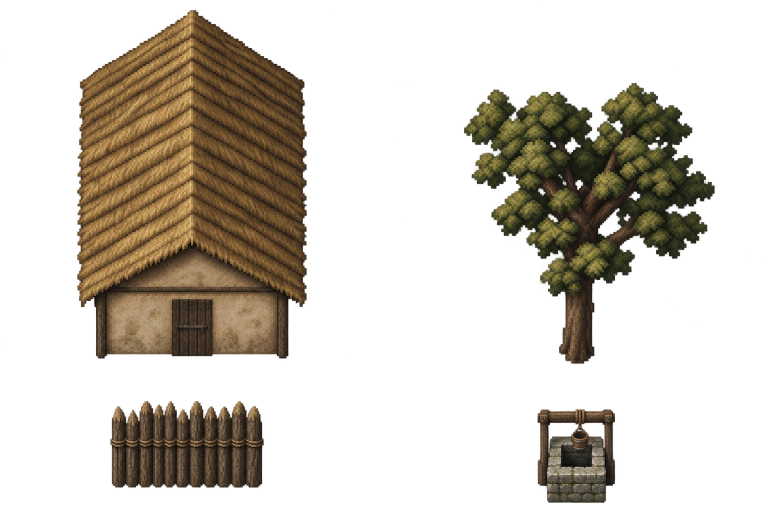
#> input picture native/client/assets/first-slice/village-v3/source/generated-atlas-retry.png, 1536 x 1024 px (shown at 1/2 size)
$ python transfer.py
#> lines starting #> are read from the running program, lines starting #| are printed output that depends on the picture; after the words box and inside, x2 and y2 are one past the last pixel; in counts of white or black regions, pixels touching at a corner belong together
"""Fixed atlas-grid material transfer. Never fits an object bounding box."""
from pathlib import Path
import hashlib,json
import numpy as np
from PIL import Image
ROOT=Path(__file__).resolve().parent.parent
SRC=ROOT/'source'
im=Image.open(SRC/'generated-atlas-retry.png').convert('RGBA')
#> im is the input picture: PIL image 1536x1024 RGBA; mean R, G, B, A 48.5, 39.1, 23.5, 76.2
if im.size!=(1536,1024):raise ValueError('This transfer requires the exact authored atlas grid')
a=np.array(im)
blocks=a.reshape(512,2,768,2,4).transpose(0,2,1,3,4).reshape(512,768,4,4)
# Choose a real sample closest to the block median; do not blur RGB by averaging.
median=np.median(blocks[:,:,:,:3],axis=2)
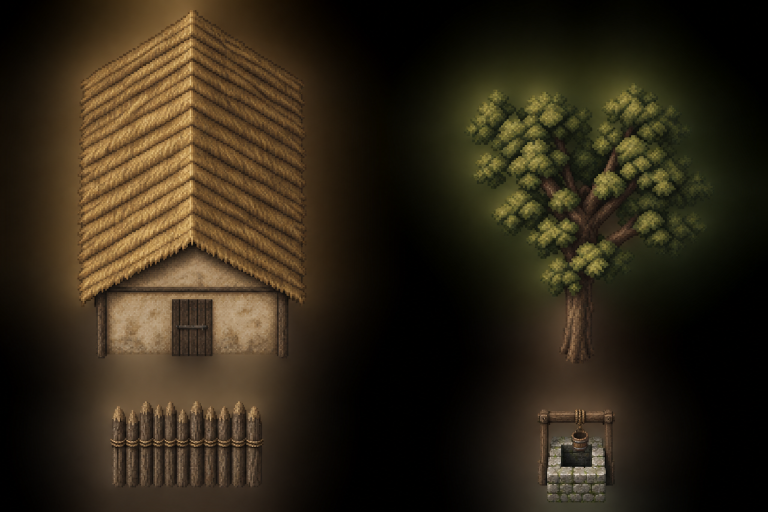
#> median: shape (512, 768, 3) float64; mean of channels 0, 1, 2 48.5, 39.1, 23.4; drawn as R, G, B
distance=((blocks[:,:,:,:3].astype(float)-median[:,:,None,:])**2).sum(3)
sample=distance.argmin(2)
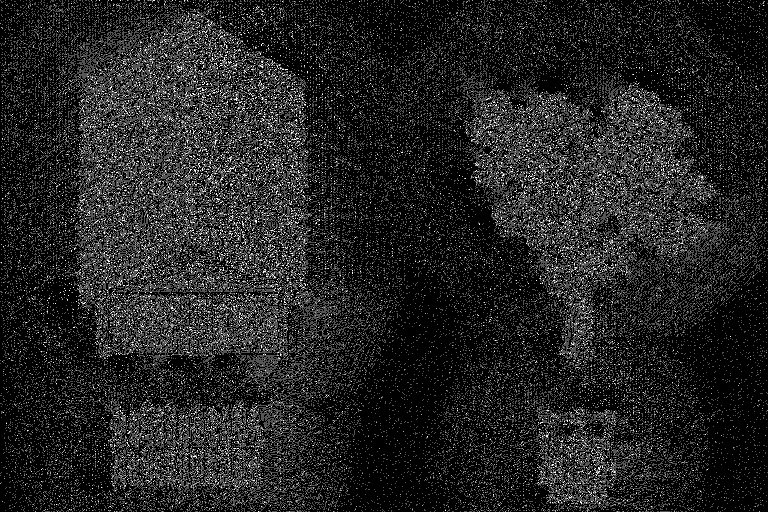
#> sample: shape (512, 768) int64; min 0, max 3, mean 0.42; drawn with min black and max white
native=np.take_along_axis(blocks,sample[:,:,None,None],axis=2)[:,:,0,:].copy()
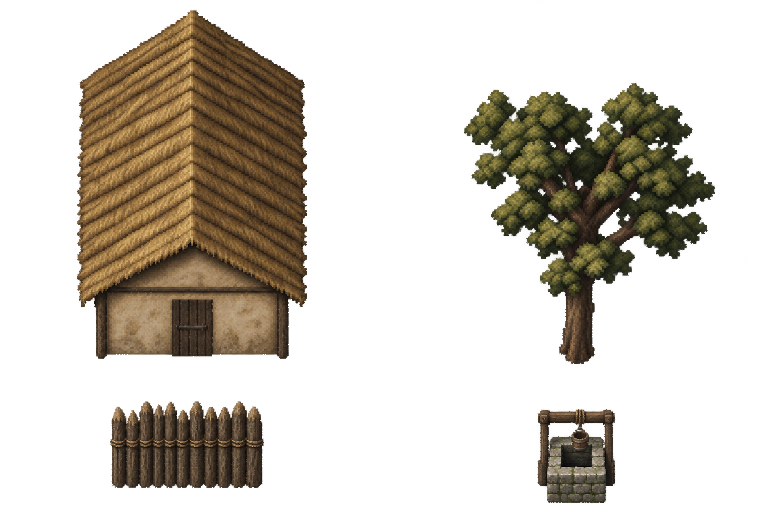
#> native: shape (512, 768, 4); mean of channels 0, 1, 2, 3 48.3, 39, 23.4, 76.2; transparent parts drawn white
# Generated RGB has colour in alpha-zero pixels; clear it after binary coverage.
native[:,:,3]=np.where((blocks[:,:,:,3]>=240).sum(2)>=2,255,0)
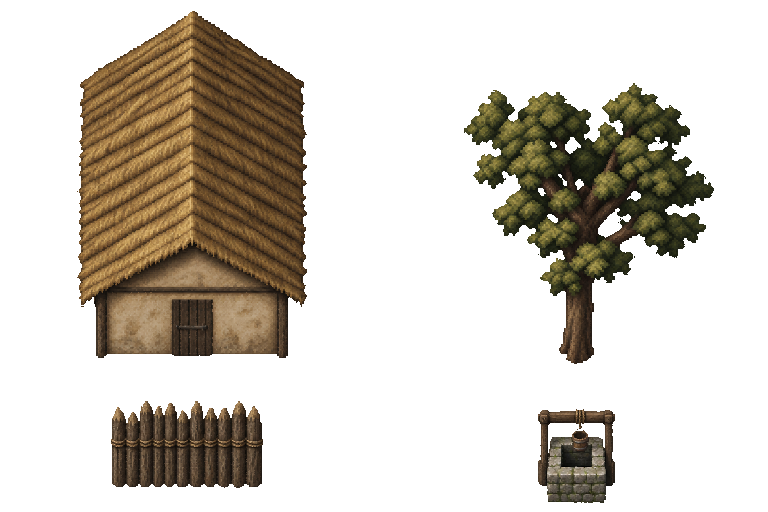
#> native: shape (512, 768, 4); mean of channels 0, 1, 2, 3 48.3, 39, 23.4, 75.3; transparent parts drawn white
native[native[:,:,3]==0]=0
atlas=Image.fromarray(native)
atlas.save(ROOT/'atlas-native.png')
clips=[];measurements=[]
out=ROOT/'sprites';out.mkdir(exist_ok=True)
for i,(identity,guide) in enumerate([('village-longhouse','longhouse'),('village-tree','mature-tree'),('village-palisade','palisade'),('village-well','square-well')]):
 x=(i%2)*384
 if i<2:frame=atlas.crop((x,0,x+384,384))
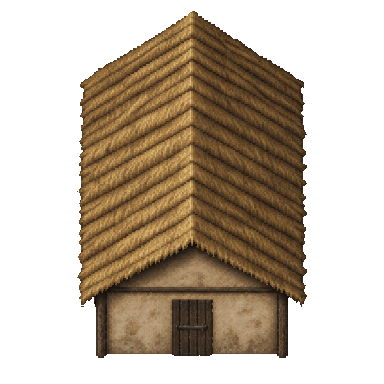
#> frame: PIL image 384x384 RGBA; mean R, G, B, A 53.9, 40.9, 25.1, 116.1; transparent parts drawn white
 else:
  frame=Image.new('RGBA',(384,384));frame.paste(atlas.crop((x,384,x+384,512)),(0,256))
 frame.save(out/(identity+'.png'))
 alpha=frame.getchannel('A')
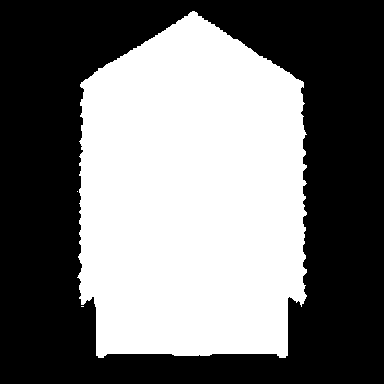
#> alpha: PIL image 384x384 L; 45.5% white; 3 white regions (2 under 20 px), largest, box (x1, y1, x2, y2) and area: (77, 11, 307, 358) 67103
 assert set(alpha.getdata())=={0,255}
 clips.append({'identity':identity,'action':'idle','direction':'front','frames':['sprites/'+identity+'.png'],'frame':[384,384],'anchor':[192,354],'pixels_per_metre':48,'fps':1,'loop':True})
 measurements.append({'identity':identity,'guide_bbox':Image.open(SRC/(guide+'-guide.png')).getbbox(),'paint_bbox':frame.getbbox(),'sha256':hashlib.sha256((out/(identity+'.png')).read_bytes()).hexdigest()})
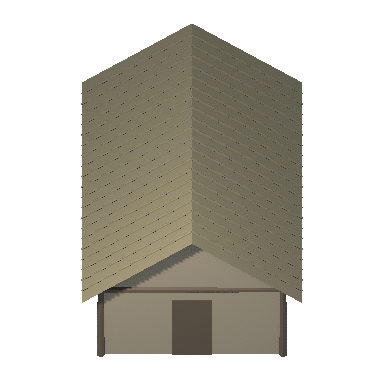
#> input picture native/client/assets/first-slice/village-v3/source/longhouse-guide.png, 384 x 384 px
#> pass 2 of the loop `for i,(identity,guide) in enumerate([('village-longhouse','longhouse')..`:
#> `if i<2:frame=atlas.crop((x,0,x+384,384))`:
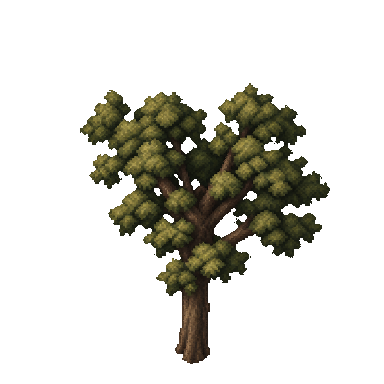
#> frame: PIL image 384x384 RGBA; mean R, G, B, A 14.5, 13.7, 7.4, 55.2; transparent parts drawn white
#> `alpha=frame.getchannel('A')`:
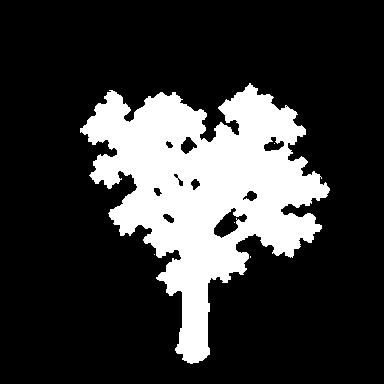
#> alpha: PIL image 384x384 L; 21.6% white; 5 white regions (4 under 20 px), largest, box (x1, y1, x2, y2) and area: (80, 83, 330, 364) 31916
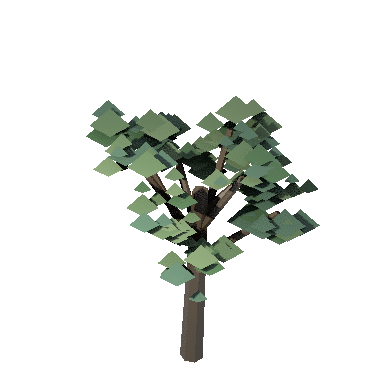
#> input picture native/client/assets/first-slice/village-v3/source/mature-tree-guide.png, 384 x 384 px
#> pass 3 of the loop `for i,(identity,guide) in enumerate([('village-longhouse','longhouse')..`:
#> `frame.paste(atlas.crop((x, 384, x + 384, 512)), (0, 256))`:
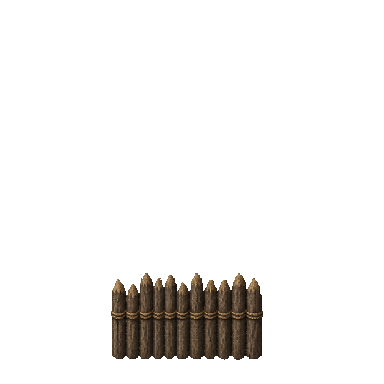
#> frame: PIL image 384x384 RGBA; mean R, G, B, A 5.8, 4.6, 3.4, 19.6; transparent parts drawn white
#> `alpha=frame.getchannel('A')`:
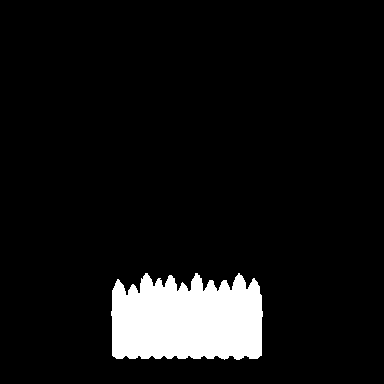
#> alpha: PIL image 384x384 L; 7.7% white; 1 white region, box (x1, y1, x2, y2) and area: (111, 273, 263, 360) 11330
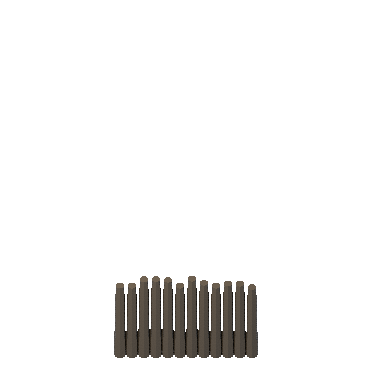
#> input picture native/client/assets/first-slice/village-v3/source/palisade-guide.png, 384 x 384 px
#> (the run stopped early here; a loop or call above may not have finished)
